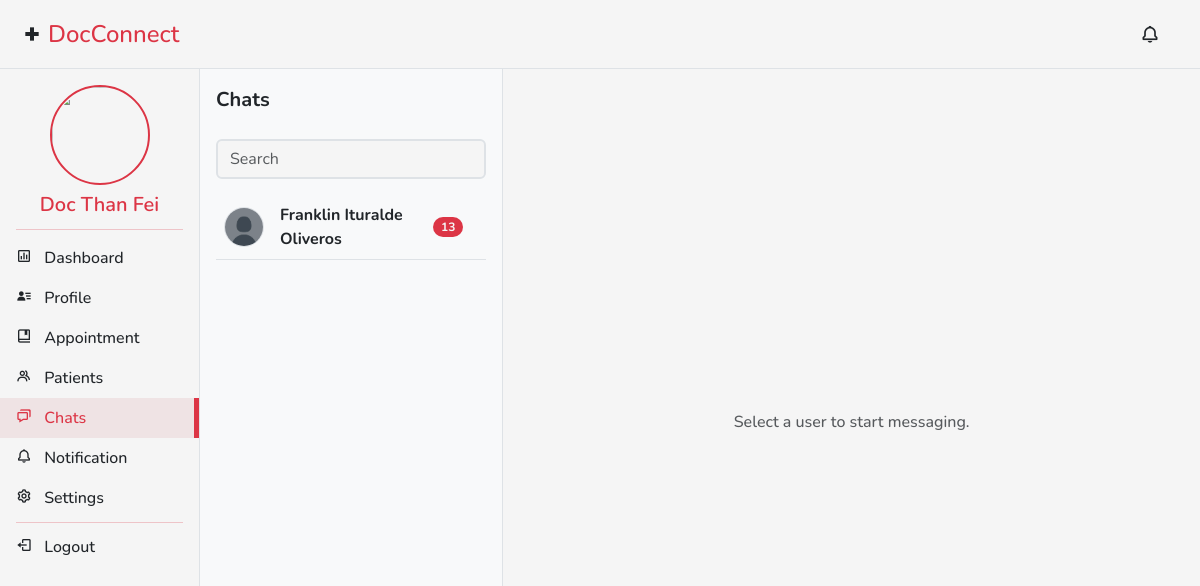
/doctor/chats.php (signed in), run on the app's committed database.
### tables this page shows
CREATE TABLE `account` (
  `account_id` int(11) NOT NULL,
  `email` varchar(255) NOT NULL,
  `password` varchar(255) NOT NULL,
  `firstname` varchar(255) NOT NULL,
  `middlename` varchar(255) DEFAULT NULL,
  `lastname` varchar(255) NOT NULL,
  `gender` varchar(16) NOT NULL,
  `contact` varchar(64) DEFAULT NULL,
  `address` varchar(255) DEFAULT NULL,
  `account_image` varchar(64) NOT NULL,
  `account_type` varchar(16) NOT NULL,
  `verification_status` varchar(16) NOT NULL DEFAULT 'Unverified',
  `is_created` timestamp NOT NULL DEFAULT current_timestamp(),
  `is_updated` timestamp NOT NULL DEFAULT current_timestamp() ON UPDATE current_timestamp(),
  `is_deleted` int(11) DEFAULT 0,
  `user_role` int(11) NOT NULL,
  `campus_id` int(11) DEFAULT NULL,
  `birthdate` timestamp NULL DEFAULT NULL,
  `role` enum('doctor','patient') NOT NULL DEFAULT 'patient'
);

### classes/message.class.php (called while the page is built, shortened)
<?php
require_once("../classes/database.php");
class Message
{
    protected $db;
    function __construct()
    {
        $this->db = new Database();
    }
    function get_chats($account_id, $opposite_role, $search)
    {
        $sql = "SELECT DISTINCT a.*,
            (SELECT COUNT(*) FROM messages m WHERE m.receiver_id = :account_id AND m.sender_id = a.account_id AND m.is_read = 0) AS unread_count
            FROM messages m
            LEFT JOIN account a ON (a.account_id = m.receiver_id OR a.account_id = m.sender_id)
            WHERE a.account_id != :account_id
            AND (SELECT COUNT(*) FROM messages m
            WHERE ((m.receiver_id = :account_id AND m.sender_id = a.account_id)
            OR (m.receiver_id = a.account_id AND m.sender_id = :account_id))) > 0";
        $query = $this->db->connect()->prepare($sql);
        $query->bindParam(':account_id', $account_id);
        $query->bindParam(':opposite_role', $opposite_role);
        $data = null;
        if ($query->execute()) {
            $data = $query->fetchAll();
        }
        return $data;
    }
}

### classes/database.php (called while the page is built)
<?php
class Database
{
    private $host = 'localhost';
    private $username = 'root';
    private $password = '';
    private $database = 'docconnect_db2';
    protected $connection;
    function connect()
    {
        try {
            $this->connection = new PDO("mysql:host=$this->host;dbname=$this->database", $this->username, $this->password);
            $this->connection->setAttribute(PDO::ATTR_ERRMODE, PDO::ERRMODE_EXCEPTION);
        } catch (PDOException $e) {
            die("Connection error: " . $e->getMessage());
        }
        return $this->connection;
    }
}
?>

### doctor/chats.php (the view, shortened to what this page needs)
<?php
require_once('../classes/message.class.php');
?>
<!DOCTYPE html>
<html lang="en">
<?php
include '../includes/head.php';
?>
<body <?= (isset($_GET['account_id']) ? "onload='loadChatBox(" . $_SESSION['account_id'] . ", " . $_GET['account_id'] . ")' " : "")  ?>>
    <?php require_once('../includes/header-doctor.php'); ?>
    <div class="container-fluid">
        <div class="row" style="height: 89vh;">
            <?php require_once('../includes/sidepanel-doctor.php'); ?>
            <main class="col-md-9 ms-sm-auto col-lg-10 p-0" style="height: 100%;">
                <section id="chat" class="padding-medium mt-0">
                    <div class="d-flex h-100 m-0">
                        <div id="chat_sidepanel" class="d-flex flex-column bg-light border-end p-3 m-0" style="min-width: 25%;">
                            <div class="d-flex justify-content-between align-items-center mb-4">
                                <span class="fs-5 fw-bold">Chats</span>
                            </div>
                            <div class="input-group mb-3">
                                <input type="text" class="form-control border-2" id="searchChat" placeholder="Search" oninput="update_chatlist(<?= $_SESSION['account_id'] ?>)">
                            </div>
                            <ul id="chatList" class="list-unstyled mb-0">
                                <?php
                                $message = new Message();
                                $chatArray = $message->get_chats($_SESSION['account_id'], ($_SESSION['user_role'] == 3) ? 1 : 3, "");
                                foreach ($chatArray as $item) {
                                ?>
                                    <a href="javascript:void(0);" class="d-flex align-items-center text-dark text-decoration-none p-2 border-bottom" onclick="loadChatBox(<?= $_SESSION['account_id'] ?>,<?= $item['account_id'] ?>)">
                                        <img src="<?php if (isset($item['account_image'])) {
                                                        echo "../assets/images/" . $item['account_image'];
                                                    } else {
                                                        echo "../assets/images/default_profile.png";
                                                    } ?>" alt="Profile" class="rounded-circle me-3 border" height="40" width="40">
                                        <div class="w-100">
                                            <strong><?= (isset($item['middlename'])) ? ucwords(strtolower($item['firstname'] . ' ' . $item['middlename'] . ' ' . $item['lastname'])) : ucwords(strtolower($item['firstname'] . ' ' . $item['lastname'])) ?></strong>
                                        </div>
                                        <?php
                                        if ($item['unread_count'] > 0) {
                                        ?>
                                            <span id="unread<?= $item['account_id'] ?>" class="top-50 start-100 translate-middle-x badge rounded-pill bg-danger">
                                                <?= $item['unread_count'] ?>
                                            </span>
                                        <?php
                                        }
                                        ?>
                                    </a>
                                <?php
                                }
                                ?>
                            </ul>
                        </div>
                        <div id="chat_box" class="flex-grow-1 d-flex flex-column m-0">
                            <div class="d-flex flex-column justify-content-center align-items-center h-100">
                                <p class="text-muted text-center">Select a user to start messaging.</p>
                            </div>
                        </div>
                    </div>
                </section>
            </main>
        </div>
    </div>
</body>
</html>

### css/style.css (style rules this page uses)
:root { --primary: #dc3545; --white: whitesmoke; --secondary: #21bf73; --dark_secondary: #007f4f; }
* { font-family: 'Nunito', sans-serif; font-weight: 500; margin: 0; padding: 0; box-sizing: border-box; outline: none; border: none; text-decoration: none !important; }
html { overflow-x: hidden; scroll-padding-top: 9rem; scroll-behavior: smooth; }
body { background-color: whitesmoke; }
section#chat { height: calc(100vh - 78px); max-height: calc(100vh - 63px); margin-top: 77px; }
ul#chatList { overflow-y: scroll; height: 70%; }
nav#sidebarMenu, main.col-md-9 { margin-top: 69px; }
#chat_sidepanel { min-width: 25% !important; display: block !important; }
#chat_box { display: block !important; width: 75% !important; }

### data on the page
account: account_image (placeholder picture), firstname+middlename+lastname "Franklin Ituralde Oliveros", unread_count "13"

### other printed values
$_SESSION['fullname'] "Doc Than Fei"
